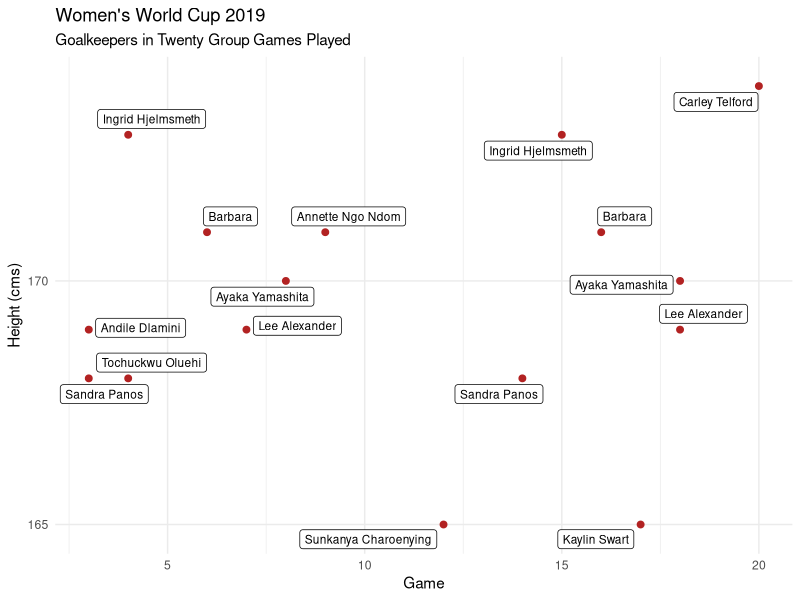
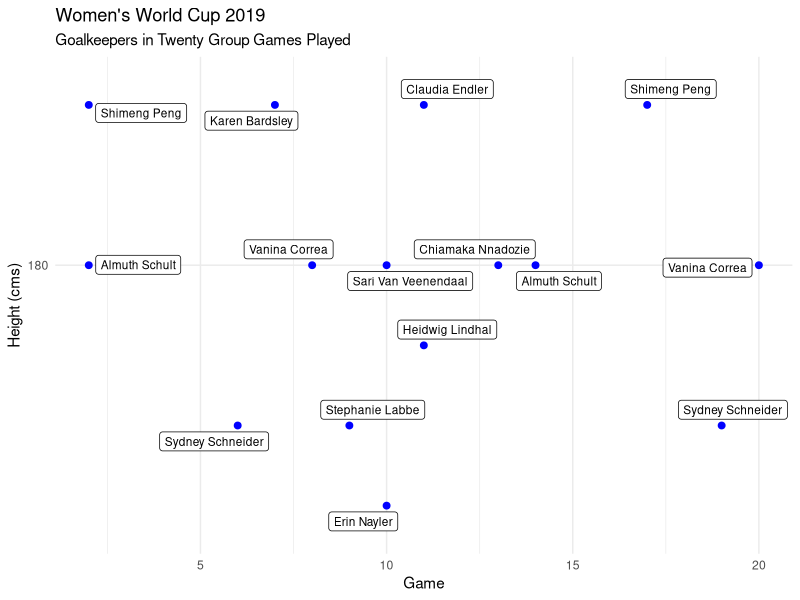
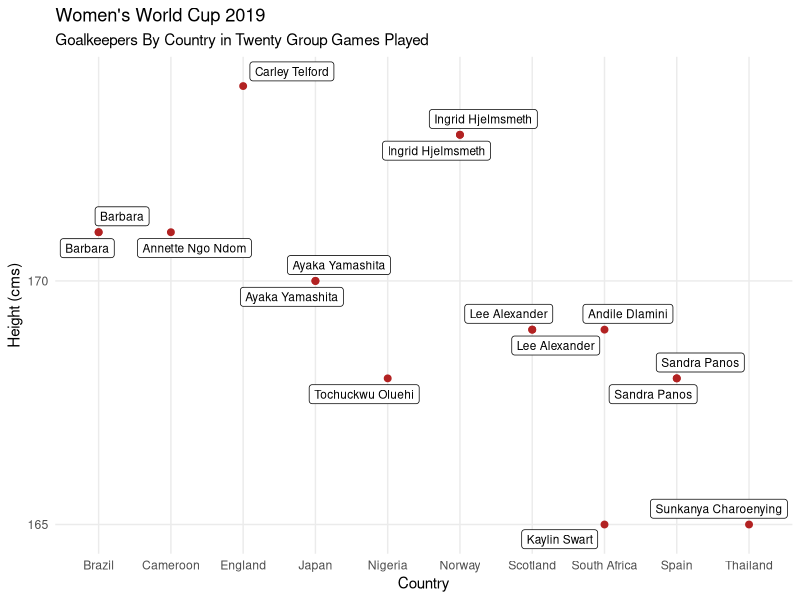
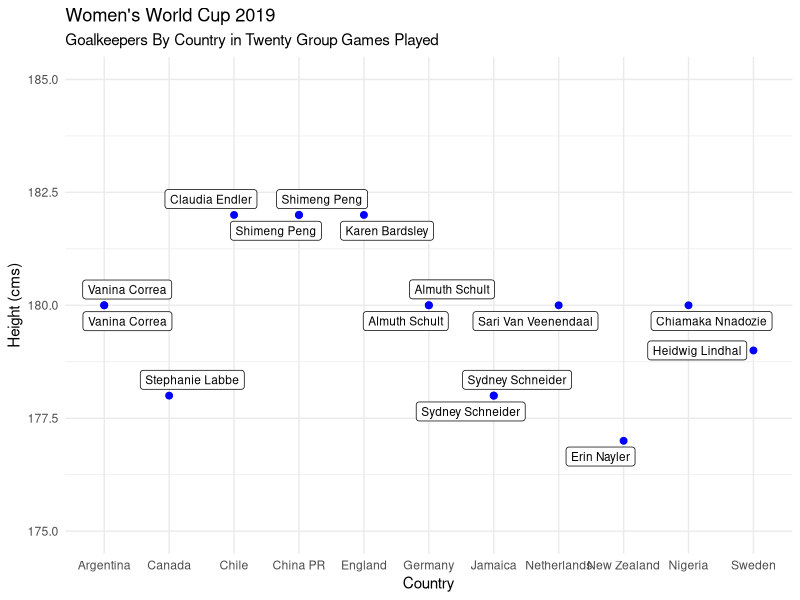

The R source for these figures, in order:
library(ggplot2)
library(ggrepel)
df <- read.csv("G20.csv")
median(df$Height)
df1 <- subset(df, Height > 150 & Height < 174.5)
df2 <- subset(df, Height > 175 & Height < 200)
p1 <- ggplot(df1, aes(ID, Height, label = Name)) +
  geom_point(size = 2, colour = "firebrick") +
  geom_label_repel(size=3) +
  scale_y_discrete(limits = c(160,165,170,175)) +
  labs(title = "Women's World Cup 2019", 
       subtitle = "Goalkeepers in Twenty Group Games Played",
       x = "Game", y = "Height (cms)") +
  theme_minimal()
p1
p2 <- ggplot(df2, aes(ID, Height, label = Name)) +
  geom_point(size = 2, colour = "blue") +
  geom_label_repel(size=3) +
  scale_y_discrete(limits = c(170,175,180,185)) +
  labs(title = "Women's World Cup 2019", 
       subtitle = "Goalkeepers in Twenty Group Games Played",
       x = "Game", y = "Height (cms)") +
  theme_minimal()
p2
p3 <- ggplot(df1, aes(Country, Height, label = Name)) +
  geom_point(size = 2, colour = "firebrick") +
  geom_label_repel(size=3) +
  scale_y_discrete(limits = c(165,170,175)) +
  labs(title = "Women's World Cup 2019", 
       subtitle = "Goalkeepers By Country in Twenty Group Games Played",
       x = "Country", y = "Height (cms)") +
  theme_minimal()
p3
p4 <- ggplot(df2, aes(Country, Height, label = Name)) +
  geom_point(size = 2, colour = "blue") +
  geom_label_repel(size=3) +
  ylim(175,185) +
  labs(title = "Women's World Cup 2019", 
       subtitle = "Goalkeepers By Country in Twenty Group Games Played",
       x = "Country", y = "Height (cms)") +
  theme_minimal()
p4